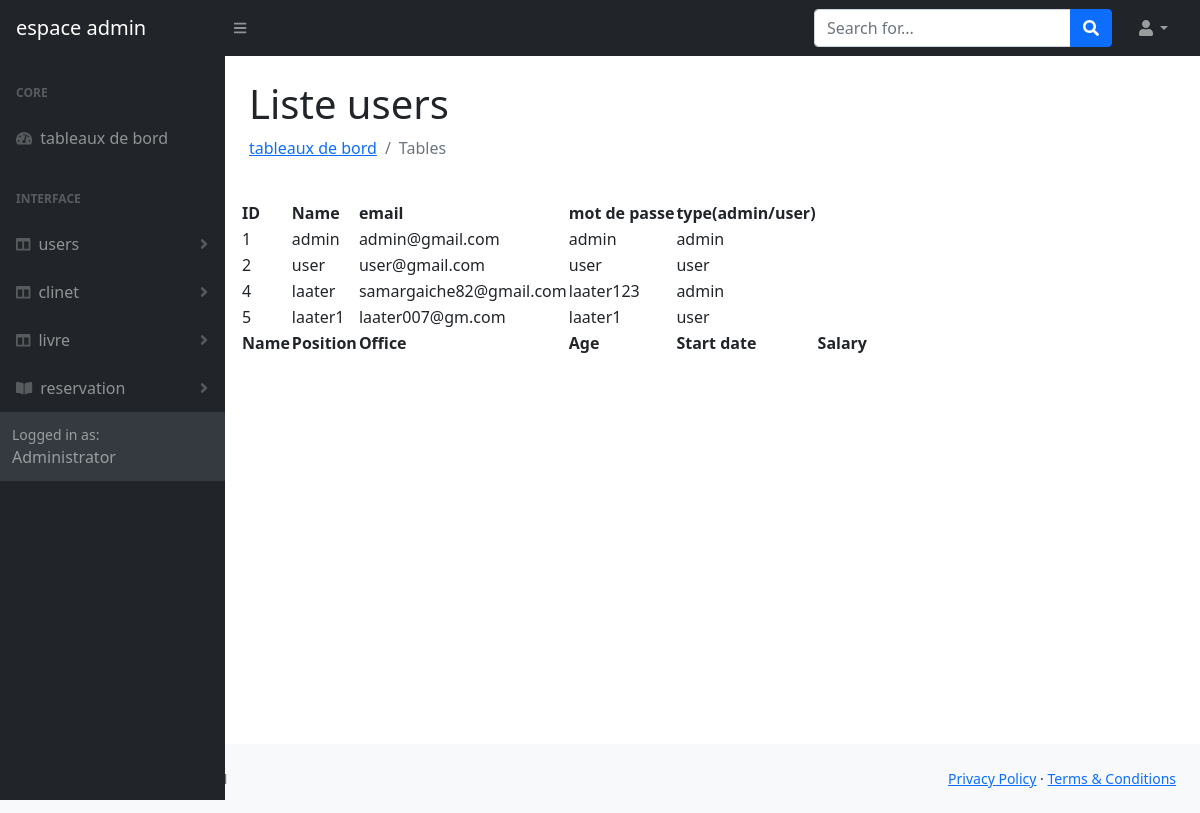
The app's page /admin/admin/listeuser.php with its own data.
### tables this page shows
CREATE TABLE `users` (
  `id` int(11) NOT NULL,
  `id_clinet` int(11) NOT NULL,
  `id_livre` int(100) NOT NULL,
  `username` varchar(100) NOT NULL,
  `email` varchar(100) NOT NULL,
  `type` varchar(100) NOT NULL,
  `password` varchar(100) NOT NULL
);

### admin/admin/listeuser.php (the view, shortened to what this page needs)
<!DOCTYPE html>
<html lang="en">
    <head>
        <link href="https://cdn.jsdelivr.net/npm/simple-datatables@latest/dist/style.css" rel="stylesheet" />
        <link href="css/styles.css" rel="stylesheet" />
    </head>
    <body class="sb-nav-fixed">
        <nav class="sb-topnav navbar navbar-expand navbar-dark bg-dark">
            <a class="navbar-brand ps-3" href="index.php">espace admin</a>
            <button class="btn btn-link btn-sm order-1 order-lg-0 me-4 me-lg-0" id="sidebarToggle" href="#!"><i class="fas fa-bars"></i></button>
            <form class="d-none d-md-inline-block form-inline ms-auto me-0 me-md-3 my-2 my-md-0">
                <div class="input-group">
                    <input class="form-control" type="text" placeholder="Search for..." aria-label="Search for..." aria-describedby="btnNavbarSearch" />
                    <button class="btn btn-primary" id="btnNavbarSearch" type="button"><i class="fas fa-search"></i></button>
                </div>
            </form>
            <ul class="navbar-nav ms-auto ms-md-0 me-3 me-lg-4">
                <li class="nav-item dropdown">
                    <a class="nav-link dropdown-toggle" id="navbarDropdown" href="#" role="button" data-bs-toggle="dropdown" aria-expanded="false"><i class="fas fa-user fa-fw"></i></a>
                </li>
            </ul>
        </nav>
        <div id="layoutSidenav">
            <div id="layoutSidenav_nav">
                <nav class="sb-sidenav accordion sb-sidenav-dark" id="sidenavAccordion">
                    <div class="sb-sidenav-menu">
                        <div class="nav">
                            <div class="sb-sidenav-menu-heading">Core</div>
                            <a class="nav-link" href="index.php">
                                <div class="sb-nav-link-icon"><i class="fas fa-tachometer-alt"></i></div>
                                tableaux de bord
                            </a>
                            <div class="sb-sidenav-menu-heading">Interface</div>
                            <a class="nav-link collapsed" href="#" data-bs-toggle="collapse" data-bs-target="#collapseLayouts" aria-expanded="false" aria-controls="collapseLayouts">
                                <div class="sb-nav-link-icon"><i class="fas fa-columns"></i></div>
                                users
                                <div class="sb-sidenav-collapse-arrow"><i class="fas fa-angle-down"></i></div>
                            </a>
                            <a class="nav-link collapsed" href="#" data-bs-toggle="collapse" data-bs-target="#collapseLayouts" aria-expanded="false" aria-controls="collapseLayouts">
                                <div class="sb-nav-link-icon"><i class="fas fa-columns"></i></div>
                                clinet
                                <div class="sb-sidenav-collapse-arrow"><i class="fas fa-angle-down"></i></div>
                            </a>
                            <a class="nav-link collapsed" href="#" data-bs-toggle="collapse" data-bs-target="#collapseLayouts" aria-expanded="false" aria-controls="collapseLayouts">
                                <div class="sb-nav-link-icon"><i class="fas fa-columns"></i></div>
                                livre
                                <div class="sb-sidenav-collapse-arrow"><i class="fas fa-angle-down"></i></div>
                            </a>
                            <a class="nav-link collapsed" href="#" data-bs-toggle="collapse" data-bs-target="#collapsePages" aria-expanded="false" aria-controls="collapsePages">
                                <div class="sb-nav-link-icon"><i class="fas fa-book-open"></i></div>
                                reservation
                                <div class="sb-sidenav-collapse-arrow"><i class="fas fa-angle-down"></i></div>
                            </a>
                    <div class="sb-sidenav-footer">
                        <div class="small">Logged in as:</div>
Administrator                    </div>
                </nav>
            </div>
            <div id="layoutSidenav_content">
                <main>
                    <div class="container-fluid px-4">
                        <h1 class="mt-4">Liste users</h1>
                        <ol class="breadcrumb mb-4">
                            <li class="breadcrumb-item"><a href="index.php">tableaux de bord</a></li>
                            <li class="breadcrumb-item active">Tables</li>
                        </ol>
                        </div>
                            <?php
  $host = 'localhost';
  $dbname = 'pfa';
  $username = 'root';
  $password = '';
  $dsn = "mysql:host=$host;dbname=$dbname";
  $sql = "SELECT * FROM Users";
  try{
   $pdo = new PDO($dsn, $username, $password);
   $stmt = $pdo->query($sql);
  }catch (PDOException $e){
    echo $e->getMessage();
  }
?>
                            <div class="card-body">
                                <table id="datatablesSimple">
                                    <thead>
                                    <tr>
       <th>ID</th>
       <th>Name</th>
       <th>email</th>
       <th>mot de passe </th>
       <th>type(admin/user)</th>
     </tr>
                                    </thead>
                                    <tfoot>
                                        <tr>
                                            <th>Name</th>
                                            <th>Position</th>
                                            <th>Office</th>
                                            <th>Age</th>
                                            <th>Start date</th>
                                            <th>Salary</th>
                                        </tr>
                                    </tfoot>
                                    <tbody>
                                    <?php while($row = $stmt->fetch(PDO::FETCH_ASSOC)) : ?>
     <tr>
       <td><?php echo htmlspecialchars($row['id']); ?></td>
       <td><?php echo htmlspecialchars($row['username']); ?></td>
       <td><?php echo htmlspecialchars($row['email']); ?></td>
       <td><?php echo htmlspecialchars($row['password']); ?></td>
       <td><?php echo htmlspecialchars($row['type']); ?></td>
     </tr>
     <?php endwhile; ?>
                                    </tbody>
                                </table>
                            </div>
                        </div>
                    </div>
                <footer class="py-4 bg-light mt-auto">
                    <div class="container-fluid px-4">
                        <div class="d-flex align-items-center justify-content-between small">
                            <div class="text-muted">Copyright &copy; Your Website 2021</div>
                            <div>
                                <a href="#">Privacy Policy</a>
                                &middot;
                                <a href="#">Terms &amp; Conditions</a>
                            </div>
                        </div>
                    </div>
                </footer>
    </body>
</html>

### records on screen
users: id "1", username "admin", email "admin@gmail.com", password "admin", type "admin"
users: id "2", username "user", email "user@gmail.com", password "user", type "user"
users: id "4", username "laater", email "samargaiche82@gmail.com", password "laater123", type "admin"
users: id "5", username "laater1", email "laater007@gm.com", password "laater1", type "user"
